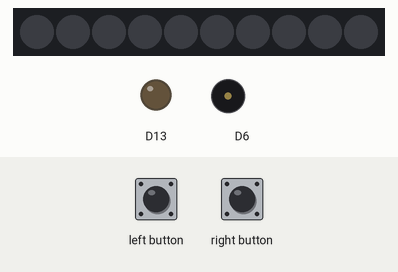
This sketch was run on a simulated Adafruit Circuit Playground Express. Parts: 10 RGB LEDs in strip order, left to right, output pins drawn as LEDs (lit = HIGH), buzzer (waves = sounding). Inputs (shaded band) come from the test bench.

Above: at 1.2 s.
1.3 s: left button pressed for 1 s
At 1.55 s:
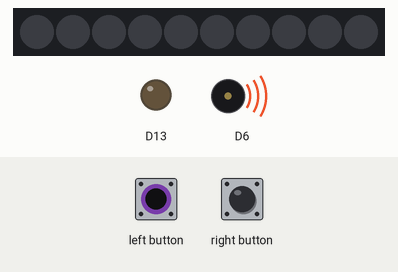
3.8 s: left button pressed for 3.2 s
At 8.2 s:
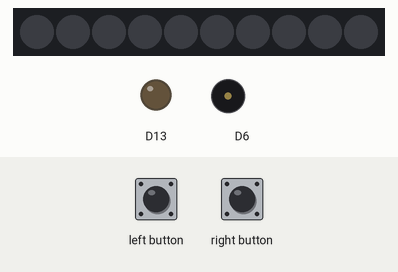
Timing chart, 0 to 9.7 s (numbered marks = the images above; inputs shaded):
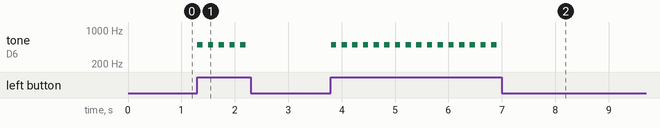

The sketch:

Buttons.ino
```cpp
#include <Adafruit_CircuitPlayground.h>

bool leftButtonPressed;
bool rightButtonPressed;

void setup() {
  Serial.begin(9600);
  CircuitPlayground.begin();
}

void loop() {
  // This assigns a variable to a function that checkes to see if the button is pressed
  leftButtonPressed = CircuitPlayground.leftButton();
  rightButtonPressed = CircuitPlayground.rightButton();

  if (leftButtonPressed) {
    CircuitPlayground.playTone(500, 100); // This plays tone 500 for 100 milliseconds.
  } else {
    // CircuitPlayground.playTone(0, 100); // This plays tone 0 for 100 milliseconds.
  }


  if (rightButtonPressed) {
    // Put your code here and delete the "//"
  } else {
    // Put your code here and delete the "//"
  }

  delay(100);
}
```

Measured:
- after the input at 1.3 s, tone on D6: alternates 500 Hz for 0.10 s and silent for 0.10 s, 10 changes in all, then stays silent, starting at once
- after the input at 3.8 s, tone on D6: alternates 500 Hz for 0.10 s and silent for 0.10 s, 32 changes in all, then stays silent, starting at once
